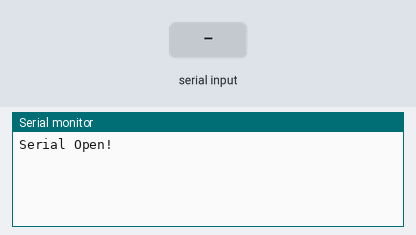
A sketch run on a simulated Arduino Uno, built with avr-gcc and run on an emulated ATmega328P. Shown: the last lines printed to the serial monitor. Inputs (shaded band) come from the test bench.

Above: at 1.2 s.
1.3 s: "1" received over Serial
At 2.0 s:
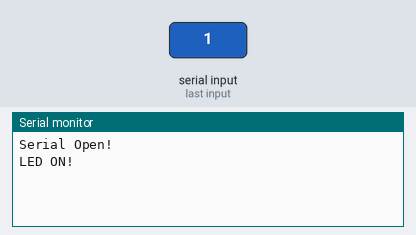
2.8 s: "0" received over Serial
At 3.2 s:
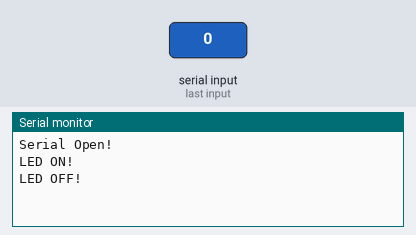

Measured:
- after the input at 1.3 s, the serial monitor: prints a new line at once (image 1)
- after the input at 2.8 s, the serial monitor: prints a new line at once (image 2)

The sketch:

serial.ino
```cpp
const int LED = 0;

void setup() {
  // put your setup code here, to run once:
  Serial.begin(115200);
  while(!Serial);
  pinMode(LED, OUTPUT);
  Serial.println("Serial Open!");
}

void loop() {
  // put your main code here, to run repeatedly:
  while(Serial.available())
  {
    char i = (char)Serial.read();
    if(i == '1')
    {
      digitalWrite(LED, 1);
      Serial.println("LED ON!");
    }

    else if(i == '0')
    {
      digitalWrite(LED, 0);
      Serial.println("LED OFF!");
    }
  }
}
```
